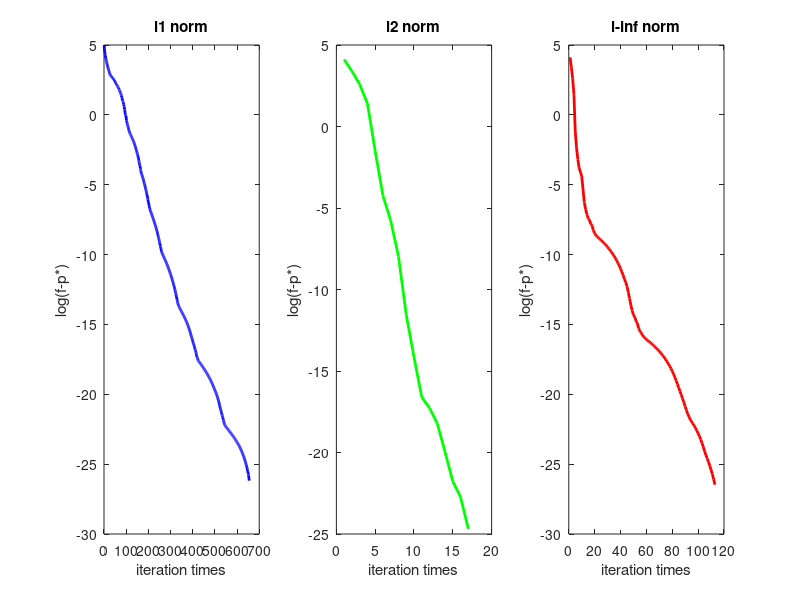

Reproduce this figure in MATLAB.


load result.mat

m1 = min(f1);
m2 = min(f2);
mInf = min(finf);
pStar = min([m1, m2, mInf]);

if sum([find(f1-pStar<0), find(f2-pStar<0), find(finf-pStar<0)]) > 0
	fprintf('p star is not the smallest...\n');
end

%% draw error lines.
error1 = log(f1 - pStar);
error2 = log(f2 - pStar);
errorinf = log(finf - pStar);

x1 = 1:size(f1,2);
x2 = 1:size(f2,2);
xinf = 1:size(finf,2);

% figure('Name','log(f-p*)');

subplot(1, 3, 1);
plot(x1, error1, '-b', 'LineWidth', 2);
title('l1 norm');
xlabel('iteration times'); ylabel('log(f-p*)');
hold on;

subplot(1, 3, 2);
plot(x2, error2, '-g', 'LineWidth', 2);
title('l2 norm');
xlabel('iteration times'); ylabel('log(f-p*)');
hold on;

subplot(1, 3, 3);
plot(xinf, errorinf, '-r', 'LineWidth', 2);
title('l-inf norm');
xlabel('iteration times'); ylabel('log(f-p*)');
hold on;
% 
% %% draw step lines.
% figure('Name','step size');
% subplot(1, 3, 1);
% plot(x1, t1, '-b', 'LineWidth', 0.5);
% title('l1 norm');
% xlabel('iteration times'); ylabel('step size(t)');
% hold on;
% 
% subplot(1, 3, 2);
% plot(x2, t2, '-g', 'LineWidth', 0.5);
% title('l2 norm');
% xlabel('iteration times'); ylabel('step size(t)');
% hold on;
% 
% subplot(1, 3, 3);
% plot(xinf, tinf, '-r', 'LineWidth', 0.5);
% title('l-inf norm');
% xlabel('iteration times'); ylabel('step size(t)');
% hold on;

